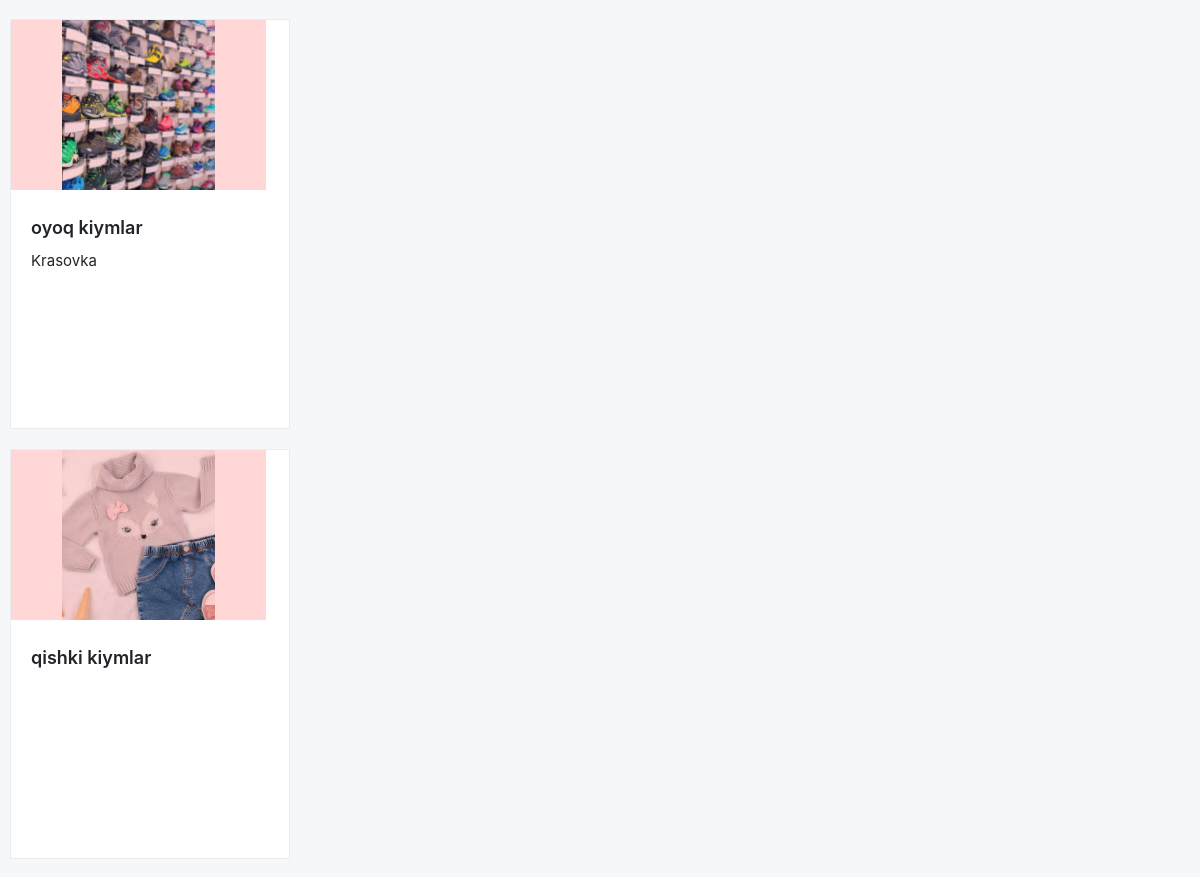
/bolimlar/1/ (middle part), run on an earlier commit of the app's database.
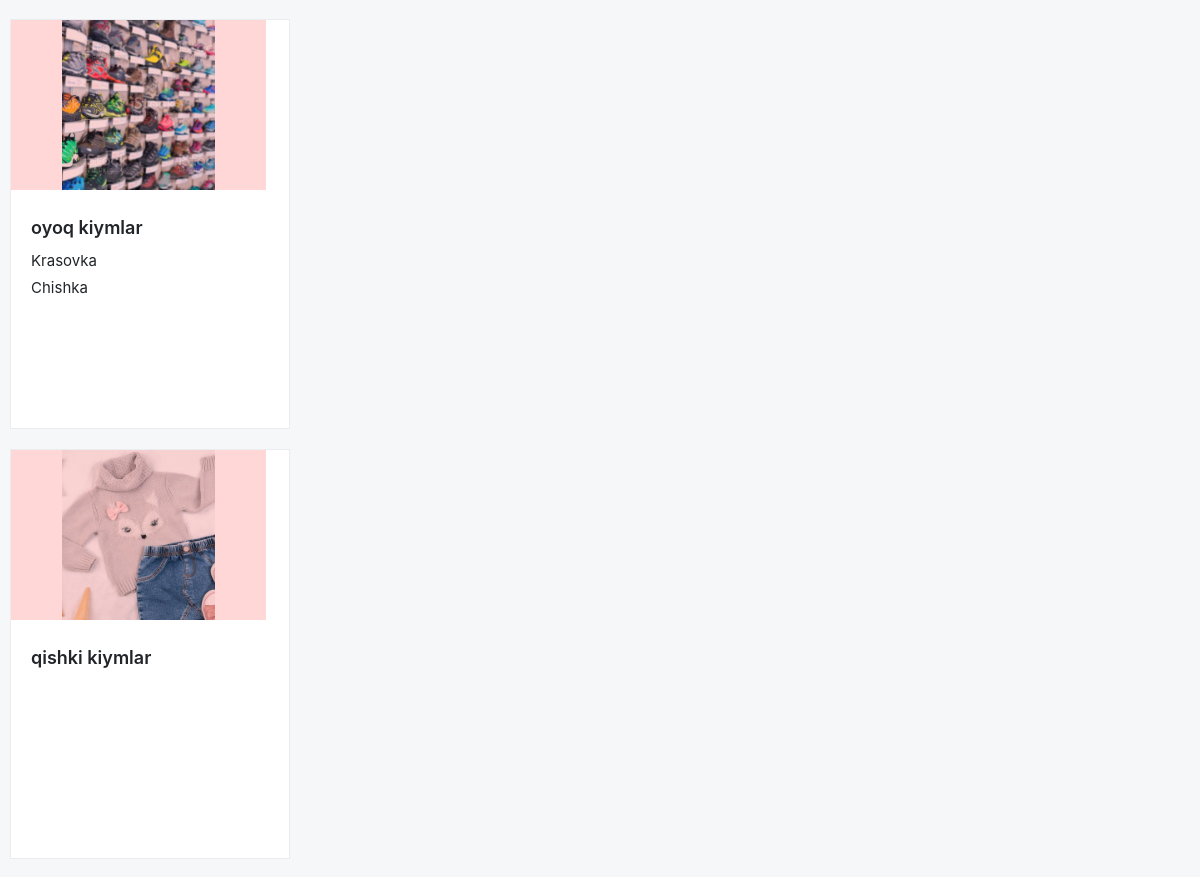
And on a later commit of the database.
### Alistyleapp/models.py (models this page shows, shortened)
class Ichki(models.Model):
    nom = models.CharField(max_length=50)
    rasm = models.FileField(upload_to="rasmlar")
    bolim = models.ForeignKey(Bolim, on_delete=models.SET_NULL, null=True, related_name="bolim_ichkilari")

class Mahsulot(models.Model):
    nom = models.CharField(max_length=50)
    narx = models.PositiveSmallIntegerField()
    ishlab_ch = models.CharField(max_length=100)
    kafolat = models.CharField(max_length=60)
    yetkazish = models.CharField(max_length=50)
    olchov = models.CharField(max_length=10, blank=True)
    min_buyurtma = models.CharField(max_length=10, blank=True)
    mavjud = models.BooleanField(default=True)
    batafsil = models.TextField()
    chegirma = models.PositiveSmallIntegerField(default=0)
    ichki = models.ForeignKey(Ichki, on_delete=models.SET_NULL, null=True, related_name="ichki_mahsulotlar")

### Alistyleapp/views.py (the view)
# urls.py: path('bolimlar/<int:pk>/', IchkiView.as_view(), name="ichki"),
class IchkiView(View):
    def get(self, request, pk):
        data = {
            "ichkilar": Bolim.objects.get(id=pk).bolim_ichkilari.all()
        }
        return render(request, "ichki.html", data)

### templates/ichki.html (shortened to what this page needs)
<!DOCTYPE HTML>
<html lang="en">
{% load static %}
<head>
<link href="{% static 'css/bootstrap.css' %}" rel="stylesheet" type="text/css"/>
<link href="{% static 'fonts/fontawesome/css/all.min.css' %}" type="text/css" rel="stylesheet">
<link href="{% static 'css/ui.css' %}" rel="stylesheet" type="text/css"/>
<link href="{% static 'css/responsive.css' %}" rel="stylesheet" type="text/css" />
</head>
<body>
<section class="section-content padding-y">
	{% for ichki in ichkilar %}
		<div class="col-md-3">
			<div class="card card-category">
			  <div class="img-wrap" style="background: #ffd7d7">
				  {% if ichki.rasm.url is not None %}
				  <img src="{{ ichki.rasm.url }}">
				  {% else %}
				  <img src="">
				  {% endif %}
			  </div>
			  <div class="card-body">
			    <h4 class="card-title"><a href="/ichki/{{ichki.id}}/">{{ ichki.nom }}</a></h4>
			    <ul class="list-menu">
					{% for mahsulot in ichki.ichki_mahsulotlar.all|slice:":5" %}
			    	<li><a href="/mahsulot/{{mahsulot.id}}/">{{ mahsulot.nom }}</a></li>
					{% endfor %}
			    </ul>
			  </div>
			</div>
		</div>
	{% endfor %}
</section>
</body>
</html>

### static/css/ui.css (style rules this page uses)
html { font-family:'Inter', sans-serif;font-size:15px }
.img-wrap { text-align:center;display:block }
.img-wrap img { max-width:100% }
.padding-y { padding-top:30px;padding-bottom:30px }
[class*="list-"] li:after { visibility:hidden;display:block;content:"";overflow:hidden;height:0;clear:both }
.list-menu { list-style:none;margin:0;padding-left:0 }
.list-menu li { margin-bottom:5px }
.list-menu a { color:#212529 }
.card-category { display:block;margin-bottom:20px;overflow:hidden;min-height:410px }
.card-category .card-title { font-weight:600;font-size:18px }
.card-category .img-wrap { overflow:hidden;display:inline-block;height:170px;background:#fff0c5 }
.card-category .img-wrap img { height:100%;width:60%;-o-object-fit:cover;object-fit:cover;mix-blend-mode:multiply }
.card .img-wrap { overflow:hidden }
body { background-color:#f6f7f9 }

What changed in the data, as far as the page shows it:
added Mahsulot: nom "Chishka", shown under Ichki "oyoq kiymlar"
